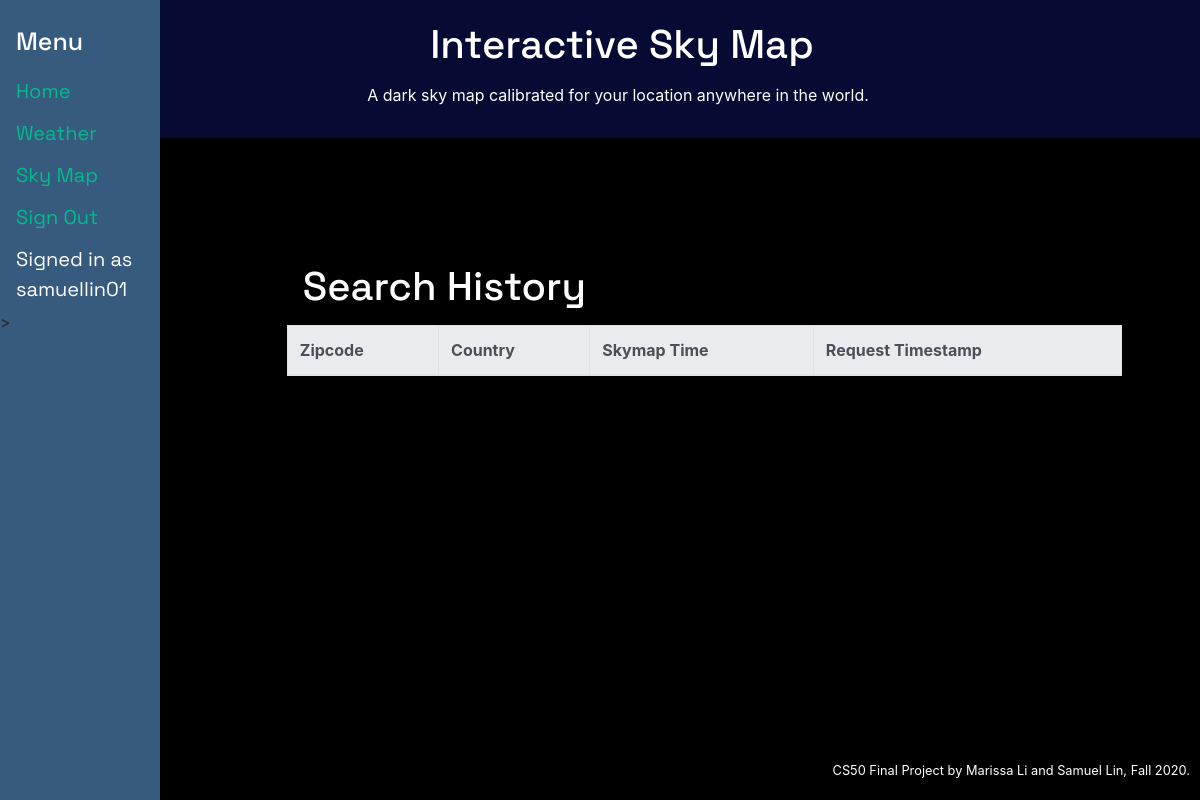
/ (signed in), run on an earlier commit of the app's database.
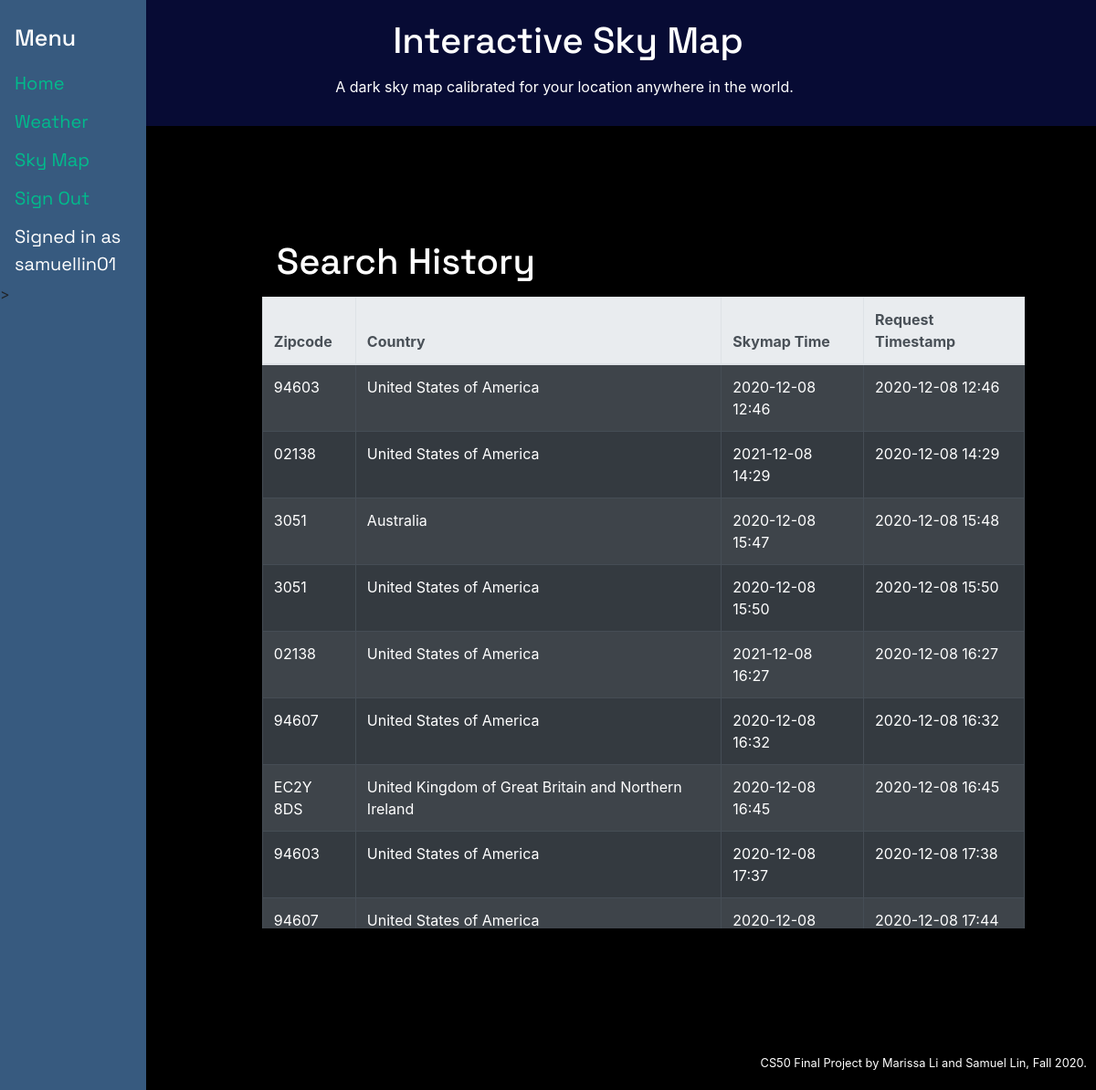
And on a later commit of the database.
### tables this page shows
CREATE TABLE 'timeplaces' (username TEXT NOT NULL, zipcode TEXT NOT NULL, country TEXT NOT NULL,'requesttime' DATETIME,'timestamp' DATETIME);

### application.py (the view)
@app.route("/")
@login_required
def index():
    cur1.execute("SELECT * FROM timeplaces WHERE username = ? ORDER BY timestamp", (session["username"],))
    search_history = cur1.fetchall()
    return render_template("index.html", search_history=search_history)

### application.py (called while the page is built)
@app.after_request
def after_request(response):
    response.headers["Cache-Control"] = "no-cache, no-store, must-revalidate"
    response.headers["Expires"] = 0
    response.headers["Pragma"] = "no-cache"
    return response

### helpers.py (called while the page is built)
def login_required(f):
    @wraps(f)
    def decorated_function(*args, **kwargs):
        if session.get("user_id") is None:
            return redirect("/login")
        return f(*args, **kwargs)
    return decorated_function

### templates/index.html (shortened to what this page needs)
{% extends "layout.html" %}
{% block main %}
<form>
  <h1>Search History</h1>
    <table class="table table-bordered table-hover table-striped table-dark">
        <thead class="thead-light">
          <tr>
            <th scope="col">Zipcode</th>
            <th scope="col">Country</th>
            <th scope="col">Skymap Time</th>
            <th scope="col">Request Timestamp</th>
          </tr>
        </thead>
        <tbody>
        {% for item in search_history %}
          <tr>
            <td>{{ item[1] }}</td>
            <td>{{ item[2] }}</td>
            <td>{{ item[3][0:16] }}</td>
            <td>{{ item[4][0:16] }}</td>
          </tr>
        {% endfor %}
        </tbody>
      </table>
</form>
{% endblock %}

### templates/layout.html (shortened to what this page needs)
<!DOCTYPE html>
<html lang="en">
    <head>
        <link rel="stylesheet" href="https://cdn.jsdelivr.net/npm/bootstrap@4.5.3/dist/css/bootstrap.min.css">
        <link href="/static/styles.css" rel="stylesheet">
    </head>
    <body>
        <div class="container-fluid">
          <div class="jumbotron jumbotron-fluid">
              <h1>Interactive Sky Map</h1>
                <p>A dark sky map calibrated for your location anywhere in the world. </p>
          </div>
        </div>
        <div class="sidenav">
            <h1>Menu</h1>
            <a class="nav-item" href="/">Home</a>
            <a class="nav-item" href="/weather">Weather</a>
            <a class="nav-item" href="/timeplace">Sky Map</a>
            {% if session["user_id"] %}
                <a class="nav-item" href="/logout">Sign Out</a>
                <a class="nav-item username-label">Signed in as {{ session["username"] }}</a>>
            {% else %}
                <a class="nav-item" href="/login">Sign In</a>
                <a class="nav-item" href="/register">Register</a>
            {% endif %}
        </div>
        <main class="container p-5">
            {% block main %}{% endblock %}
        </main>
        <footer class="small text-center text-muted">
            CS50 Final Project by Marissa Li and Samuel Lin, Fall 2020.
        </footer>
    </body>
</html>

### static/styles.css (style rules this page uses)
body { background-color: #000000; }
h1, p, label, .jumbotron, .sidenav a:hover, #skymap-label { color: #ffffff; }
.jumbotron { background-color: #070b34; padding: 15px; float: right; right: -18px; width: 100%; position: absolute; text-align: center; }
footer { position: fixed; right: 10px; bottom: 20px; z-index: -5; }
form, footer, .cat, table { padding-left: 20%; padding-top: 20%; }
.text-muted, .username-label { color: white!important; }
.sidenav { background-color: #375a7f; height: 100%; width: 160px; position: fixed; z-index: 1; top: 0; left: 0; overflow-x: hidden; padding-top: 20px; }
.sidenav a, h1, #skymap-label { padding: 6px 8px 6px 16px; text-decoration: none; display: block; font-family: 'Space Grotesk', sans-serif; }
.sidenav h1 { font-size: 25px; color: #ffffff; }
.sidenav a { font-size: 20px; color: #00bc8c; }

What changed in the data, as far as the page shows it:
added timeplaces: zipcode "94603", country "United States of America", requesttime "2020-12-08 12:46", timestamp "2020-12-08 12:46"
added timeplaces: zipcode "02138", country "United States of America", requesttime "2021-12-08 14:29", timestamp "2020-12-08 14:29"
added timeplaces: zipcode "3051", country "Australia", requesttime "2020-12-08 15:47", timestamp "2020-12-08 15:48"
added timeplaces: zipcode "3051", country "United States of America", requesttime "2020-12-08 15:50", timestamp "2020-12-08 15:50"
added timeplaces: zipcode "02138", country "United States of America", requesttime "2021-12-08 16:27", timestamp "2020-12-08 16:27"
added timeplaces: zipcode "94607", country "United States of America", requesttime "2020-12-08 16:32", timestamp "2020-12-08 16:32"
added timeplaces: zipcode "EC2Y 8DS", country "United Kingdom of Great Britain and Northern Ireland", requesttime "2020-12-08 16:45", timestamp "2020-12-08 16:45"
added timeplaces: zipcode "94603", country "United States of America", requesttime "2020-12-08 17:37", timestamp "2020-12-08 17:38"
added timeplaces: zipcode "94607", country "United States of America", requesttime "2020-12-08 17:43", timestamp "2020-12-08 17:44"
